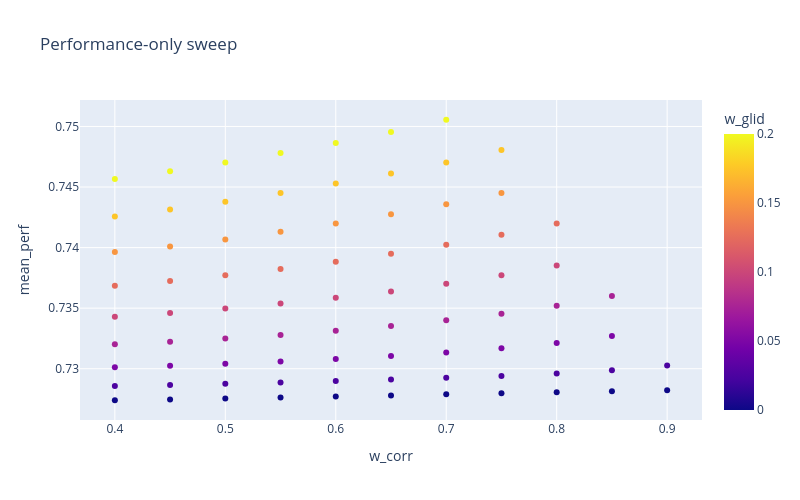

Write notebook code for a chart like this one.
### Code cell
import plotly.express as px
fig = px.scatter(
    perf_stats_df,
    x='w_corr',
    y='mean_perf',
    color='w_glid',
    hover_data=['config', 'w_f1', 'w_glid'],
    title='Performance-only sweep',
)
fig.update_layout(width=800, height=500)
fig.show()

### Figure 1 — Plotly figure (JSON) as saved in the notebook; plotly's stock layout.template omitted (floating-point values rounded to 4 significant figures; data arrays with more than 128 entries replaced by an {"elided": "..."} marker saying what was removed)
{"data": [{"customdata": {"elided": "83x3 mixed values"}, "hovertemplate": "w_corr=%{x}<br>mean_perf=%{y}<br>config=%{customdata[0]}<br>w_f1=%{customdata[1]}<br>w_glid=%{marker.color}<extra></extra>", "legendgroup": "", "marker": {"color": [0.0, 0.025, 0.05, 0.075, 0.1, 0.125, 0.15, 0.175, 0.2, 0.0, 0.025, 0.05, 0.075, 0.1, 0.125, 0.15, 0.175, 0.2, 0.0, 0.025, 0.05, 0.075, 0.1, 0.125, 0.15, 0.175, 0.2, 0.0, 0.025, 0.05, 0.075, 0.1, 0.125, 0.15, 0.175, 0.2, 0.0, 0.025, 0.05, 0.075, 0.1, 0.125, 0.15, 0.175, 0.2, 0.0, 0.025, 0.05, 0.075, 0.1, 0.125, 0.15, 0.175, 0.2, 0.0, 0.025, 0.05, 0.075, 0.1, 0.125, 0.15, 0.175, 0.2, 0.0, 0.025, 0.05, 0.075, 0.1, 0.125, 0.15, 0.175, 0.0, 0.025, 0.05, 0.075, 0.1, 0.125, 0.0, 0.025, 0.05, 0.075, 0.0, 0.025], "coloraxis": "coloraxis", "symbol": "circle"}, "mode": "markers", "name": "", "orientation": "v", "showlegend": false, "type": "scatter", "x": [0.4, 0.4, 0.4, 0.4, 0.4, 0.4, 0.4, 0.4, 0.4, 0.45, 0.45, 0.45, 0.45, 0.45, 0.45, 0.45, 0.45, 0.45, 0.5, 0.5, 0.5, 0.5, 0.5, 0.5, 0.5, 0.5, 0.5, 0.55, 0.55, 0.55, 0.55, 0.55, 0.55, 0.55, 0.55, 0.55, 0.6, 0.6, 0.6, 0.6, 0.6, 0.6, 0.6, 0.6, 0.6, 0.65, 0.65, 0.65, 0.65, 0.65, 0.65, 0.65, 0.65, 0.65, 0.7, 0.7, 0.7, 0.7, 0.7, 0.7, 0.7, 0.7, 0.7, 0.75, 0.75, 0.75, 0.75, 0.75, 0.75, 0.75, 0.75, 0.8, 0.8, 0.8, 0.8, 0.8, 0.8, 0.85, 0.85, 0.85, 0.85, 0.9, 0.9], "xaxis": "x", "y": [0.7274, 0.7286, 0.7301, 0.732, 0.7343, 0.7369, 0.7396, 0.7426, 0.7457, 0.7275, 0.7286, 0.7302, 0.7322, 0.7346, 0.7372, 0.7401, 0.7431, 0.7463, 0.7275, 0.7288, 0.7304, 0.7325, 0.735, 0.7377, 0.7407, 0.7438, 0.747, 0.7276, 0.7289, 0.7306, 0.7328, 0.7354, 0.7382, 0.7413, 0.7445, 0.7478, 0.7277, 0.729, 0.7308, 0.7331, 0.7359, 0.7388, 0.742, 0.7453, 0.7486, 0.7278, 0.7291, 0.731, 0.7335, 0.7364, 0.7395, 0.7428, 0.7461, 0.7495, 0.7279, 0.7292, 0.7313, 0.734, 0.737, 0.7402, 0.7436, 0.747, 0.7506, 0.728, 0.7294, 0.7317, 0.7345, 0.7377, 0.7411, 0.7445, 0.7481, 0.7281, 0.7296, 0.7321, 0.7352, 0.7385, 0.742, 0.7281, 0.7299, 0.7327, 0.736, 0.7282, 0.7303], "yaxis": "y"}], "layout": {"coloraxis": {"colorbar": {"title": {"text": "w_glid"}}, "colorscale": [[0, "#0d0887"], [0.1111, "#46039f"], [0.2222, "#7201a8"], [0.3333, "#9c179e"], [0.4444, "#bd3786"], [0.5556, "#d8576b"], [0.6667, "#ed7953"], [0.7778, "#fb9f3a"], [0.8889, "#fdca26"], [1, "#f0f921"]]}, "height": 500, "legend": {"tracegroupgap": 0}, "title": {"text": "Performance-only sweep"}, "width": 800, "xaxis": {"anchor": "y", "domain": [0, 1], "title": {"text": "w_corr"}}, "yaxis": {"anchor": "x", "domain": [0, 1], "title": {"text": "mean_perf"}}}}
